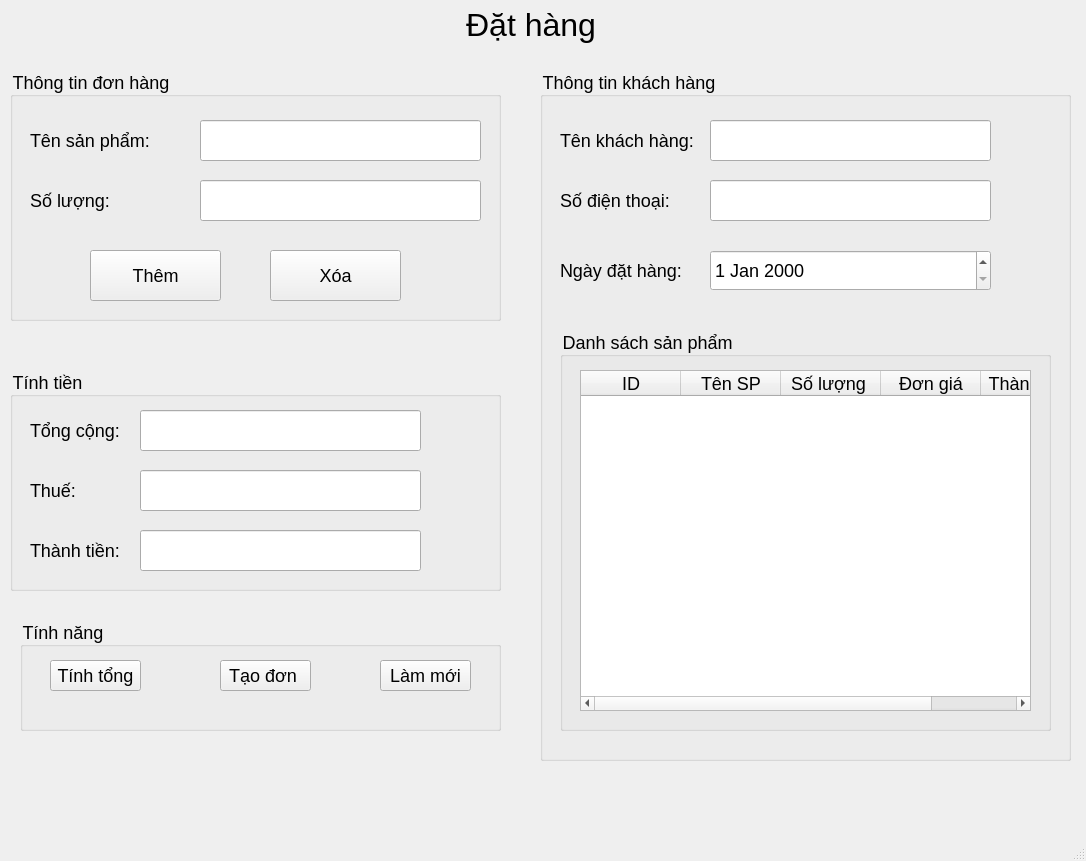
<?xml version="1.0" encoding="UTF-8"?>
<ui version="4.0">
 <class>MainWindow</class>
 <widget class="QMainWindow" name="MainWindow">
  <property name="geometry">
   <rect>
    <x>0</x>
    <y>0</y>
    <width>1086</width>
    <height>861</height>
   </rect>
  </property>
  <property name="windowTitle">
   <string>MainWindow</string>
  </property>
  <property name="styleSheet">
   <string notr="true">font-size: 18px;</string>
  </property>
  <widget class="QWidget" name="centralwidget">
   <widget class="QLabel" name="label">
    <property name="geometry">
     <rect>
      <x>440</x>
      <y>0</y>
      <width>191</width>
      <height>51</height>
     </rect>
    </property>
    <property name="text">
     <string>&lt;html&gt;&lt;head/&gt;&lt;body&gt;&lt;p align=&quot;center&quot;&gt;&lt;span style=&quot; font-size:24pt;&quot;&gt;Đặt hàng &lt;/span&gt;&lt;/p&gt;&lt;/body&gt;&lt;/html&gt;</string>
    </property>
   </widget>
   <widget class="QGroupBox" name="groupBox">
    <property name="geometry">
     <rect>
      <x>10</x>
      <y>70</y>
      <width>491</width>
      <height>251</height>
     </rect>
    </property>
    <property name="title">
     <string>Thông tin đơn hàng</string>
    </property>
    <widget class="QLineEdit" name="lineEditNameProduct">
     <property name="geometry">
      <rect>
       <x>190</x>
       <y>50</y>
       <width>281</width>
       <height>41</height>
      </rect>
     </property>
    </widget>
    <widget class="QLabel" name="label_2">
     <property name="geometry">
      <rect>
       <x>20</x>
       <y>50</y>
       <width>131</width>
       <height>41</height>
      </rect>
     </property>
     <property name="text">
      <string>Tên sản phẩm:</string>
     </property>
    </widget>
    <widget class="QLabel" name="label_3">
     <property name="geometry">
      <rect>
       <x>20</x>
       <y>110</y>
       <width>121</width>
       <height>41</height>
      </rect>
     </property>
     <property name="text">
      <string>Số lượng:</string>
     </property>
    </widget>
    <widget class="QLineEdit" name="lineEditQuantity">
     <property name="geometry">
      <rect>
       <x>190</x>
       <y>110</y>
       <width>281</width>
       <height>41</height>
      </rect>
     </property>
    </widget>
    <widget class="QPushButton" name="pushButtonAdd">
     <property name="geometry">
      <rect>
       <x>80</x>
       <y>180</y>
       <width>131</width>
       <height>51</height>
      </rect>
     </property>
     <property name="text">
      <string>Thêm</string>
     </property>
    </widget>
    <widget class="QPushButton" name="pushButtonClear">
     <property name="geometry">
      <rect>
       <x>260</x>
       <y>180</y>
       <width>131</width>
       <height>51</height>
      </rect>
     </property>
     <property name="text">
      <string>Xóa</string>
     </property>
    </widget>
   </widget>
   <widget class="QGroupBox" name="groupBox_2">
    <property name="geometry">
     <rect>
      <x>540</x>
      <y>70</y>
      <width>531</width>
      <height>691</height>
     </rect>
    </property>
    <property name="title">
     <string>Thông tin khách hàng</string>
    </property>
    <widget class="QLabel" name="label_4">
     <property name="geometry">
      <rect>
       <x>20</x>
       <y>50</y>
       <width>141</width>
       <height>41</height>
      </rect>
     </property>
     <property name="text">
      <string>Tên khách hàng:</string>
     </property>
    </widget>
    <widget class="QLineEdit" name="lineEditCustomer">
     <property name="geometry">
      <rect>
       <x>170</x>
       <y>50</y>
       <width>281</width>
       <height>41</height>
      </rect>
     </property>
    </widget>
    <widget class="QLabel" name="label_5">
     <property name="geometry">
      <rect>
       <x>20</x>
       <y>110</y>
       <width>121</width>
       <height>41</height>
      </rect>
     </property>
     <property name="text">
      <string>Số điện thoại:</string>
     </property>
    </widget>
    <widget class="QLineEdit" name="lineEditPhone">
     <property name="geometry">
      <rect>
       <x>170</x>
       <y>110</y>
       <width>281</width>
       <height>41</height>
      </rect>
     </property>
    </widget>
    <widget class="QLabel" name="label_6">
     <property name="geometry">
      <rect>
       <x>20</x>
       <y>180</y>
       <width>131</width>
       <height>41</height>
      </rect>
     </property>
     <property name="text">
      <string>Ngày đặt hàng:</string>
     </property>
    </widget>
    <widget class="QGroupBox" name="groupBox_3">
     <property name="geometry">
      <rect>
       <x>20</x>
       <y>260</y>
       <width>491</width>
       <height>401</height>
      </rect>
     </property>
     <property name="title">
      <string>Danh sách sản phẩm</string>
     </property>
     <widget class="QTableWidget" name="tableWidgetListProduct">
      <property name="geometry">
       <rect>
        <x>20</x>
        <y>40</y>
        <width>451</width>
        <height>341</height>
       </rect>
      </property>
      <column>
       <property name="text">
        <string>ID</string>
       </property>
      </column>
      <column>
       <property name="text">
        <string>Tên SP</string>
       </property>
      </column>
      <column>
       <property name="text">
        <string>Số lượng </string>
       </property>
      </column>
      <column>
       <property name="text">
        <string>Đơn giá</string>
       </property>
      </column>
      <column>
       <property name="text">
        <string>Thành tiền</string>
       </property>
      </column>
     </widget>
    </widget>
    <widget class="QDateEdit" name="dateEdit">
     <property name="geometry">
      <rect>
       <x>170</x>
       <y>180</y>
       <width>281</width>
       <height>41</height>
      </rect>
     </property>
    </widget>
   </widget>
   <widget class="QGroupBox" name="groupBox_4">
    <property name="geometry">
     <rect>
      <x>10</x>
      <y>370</y>
      <width>491</width>
      <height>221</height>
     </rect>
    </property>
    <property name="title">
     <string>Tính tiền</string>
    </property>
    <widget class="QLabel" name="label_7">
     <property name="geometry">
      <rect>
       <x>20</x>
       <y>40</y>
       <width>101</width>
       <height>41</height>
      </rect>
     </property>
     <property name="text">
      <string>Tổng cộng:</string>
     </property>
    </widget>
    <widget class="QLineEdit" name="lineEditTotal">
     <property name="geometry">
      <rect>
       <x>130</x>
       <y>40</y>
       <width>281</width>
       <height>41</height>
      </rect>
     </property>
    </widget>
    <widget class="QLabel" name="label_8">
     <property name="geometry">
      <rect>
       <x>20</x>
       <y>100</y>
       <width>61</width>
       <height>41</height>
      </rect>
     </property>
     <property name="text">
      <string>Thuế:</string>
     </property>
    </widget>
    <widget class="QLineEdit" name="lineEditTax">
     <property name="geometry">
      <rect>
       <x>130</x>
       <y>100</y>
       <width>281</width>
       <height>41</height>
      </rect>
     </property>
    </widget>
    <widget class="QLabel" name="label_9">
     <property name="geometry">
      <rect>
       <x>20</x>
       <y>160</y>
       <width>101</width>
       <height>41</height>
      </rect>
     </property>
     <property name="text">
      <string>Thành tiền:</string>
     </property>
    </widget>
    <widget class="QLineEdit" name="lineEditRest">
     <property name="geometry">
      <rect>
       <x>130</x>
       <y>160</y>
       <width>281</width>
       <height>41</height>
      </rect>
     </property>
    </widget>
   </widget>
   <widget class="QGroupBox" name="groupBox_5">
    <property name="geometry">
     <rect>
      <x>20</x>
      <y>620</y>
      <width>481</width>
      <height>111</height>
     </rect>
    </property>
    <property name="title">
     <string>Tính năng</string>
    </property>
    <widget class="QPushButton" name="pushButtonTotal">
     <property name="geometry">
      <rect>
       <x>30</x>
       <y>40</y>
       <width>91</width>
       <height>31</height>
      </rect>
     </property>
     <property name="text">
      <string>Tính tổng</string>
     </property>
    </widget>
    <widget class="QPushButton" name="pushButtonNew">
     <property name="geometry">
      <rect>
       <x>360</x>
       <y>40</y>
       <width>91</width>
       <height>31</height>
      </rect>
     </property>
     <property name="text">
      <string>Làm mới</string>
     </property>
    </widget>
    <widget class="QPushButton" name="pushButtonGenerate">
     <property name="geometry">
      <rect>
       <x>200</x>
       <y>40</y>
       <width>91</width>
       <height>31</height>
      </rect>
     </property>
     <property name="text">
      <string>Tạo đơn </string>
     </property>
    </widget>
   </widget>
  </widget>
  <widget class="QMenuBar" name="menubar">
   <property name="geometry">
    <rect>
     <x>0</x>
     <y>0</y>
     <width>1086</width>
     <height>31</height>
    </rect>
   </property>
  </widget>
  <widget class="QStatusBar" name="statusbar"/>
 </widget>
 <resources/>
 <connections/>
</ui>
